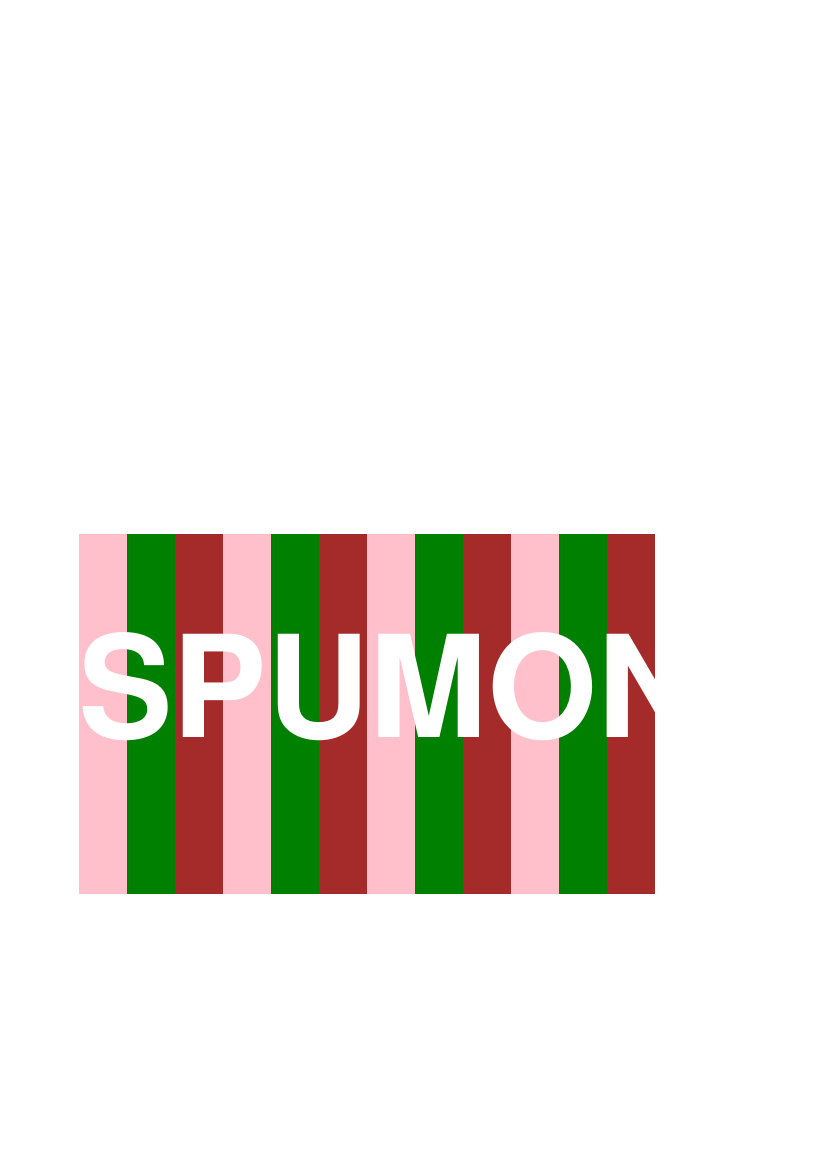

The Python source for this figure:
from reportlab.pdfgen.canvas import Canvas
from reportlab.lib.units import inch, cm
from reportlab.lib.colors import pink, green, brown, white


def translate(canvas):
    canvas.translate(2*cm, 7*cm)


def scale(canvas):
    canvas.scale(1.2, 1.2)


def spumoni(canvas):
    x = 0
    dx = 0.4*inch
    for i in range(4):
        for color in (pink, green, brown):
            canvas.setFillColor(color)
            canvas.rect(x, 0, dx, 3*inch, stroke=0, fill=1)
            x = x+dx
    canvas.setFillColor(white)
    canvas.setStrokeColor(white)
    canvas.setFont("Helvetica-Bold", 85)
    canvas.drawCentredString(x=2.75*inch, y=1.3*inch, text="SPUMONI")


if __name__ == '__main__':
    pdf = Canvas(filename='spumoni.pdf')
    translate(pdf)
    scale(pdf)
    spumoni(pdf)
    pdf.showPage()
    pdf.save()
